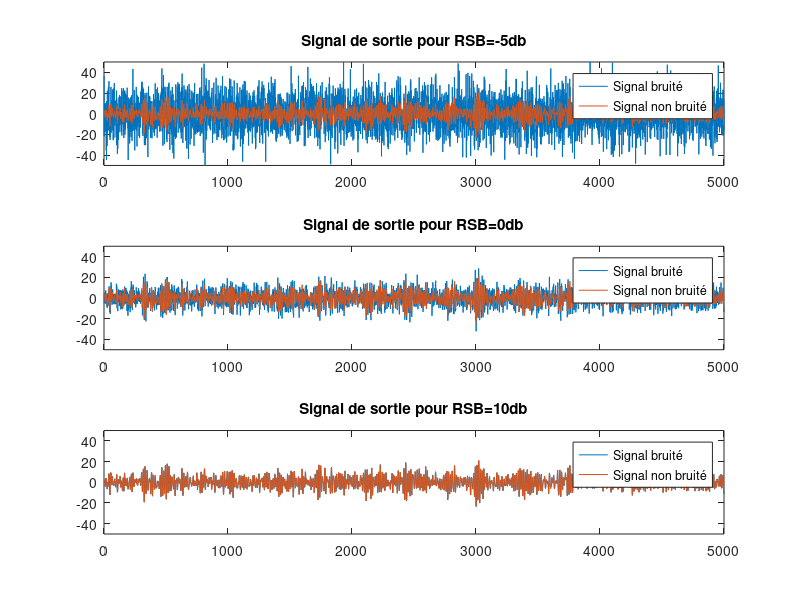
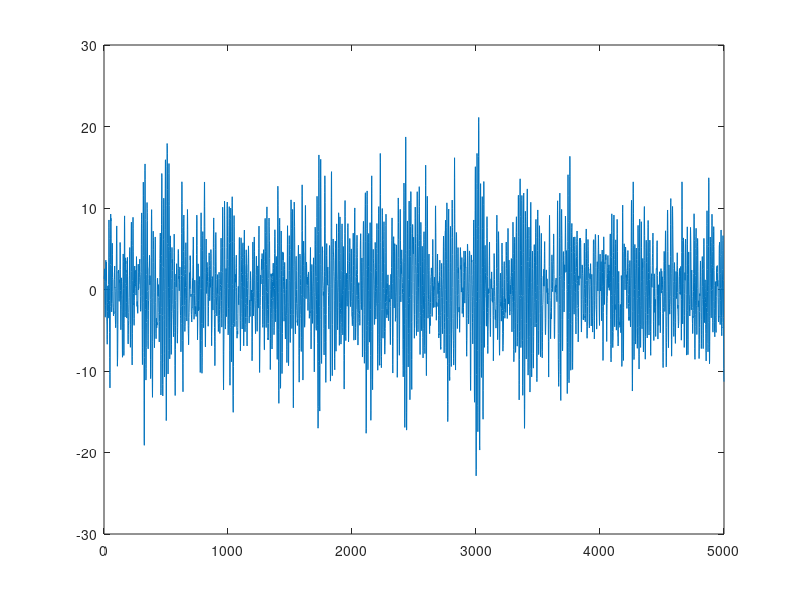
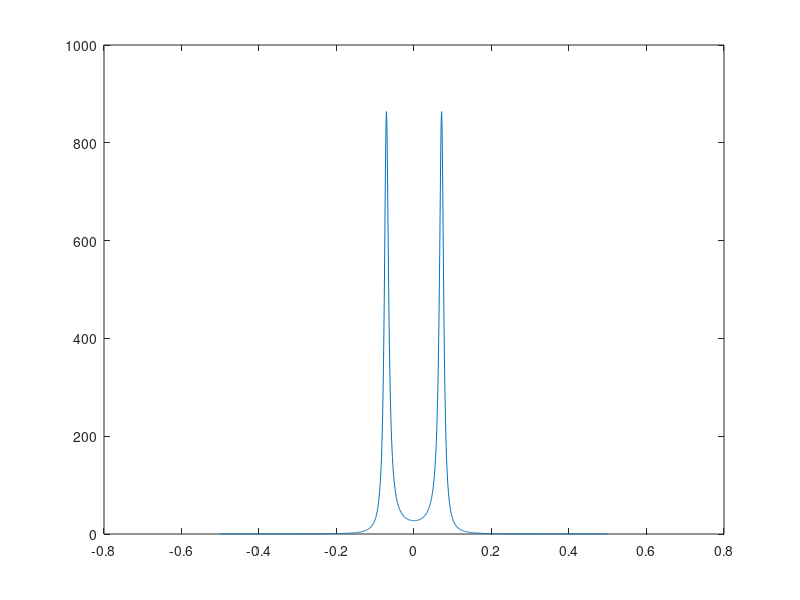

Write MATLAB code to recreate these figures, in order.
clear all
close all
clc

%p=10;

%Mdl = arima('Constant',0.5,'AR',{0.7 0.25},'Variance',.1);

%rng(5)
%Y = simulate(Mdl,50);



%% nouveau

p=4;
N=5000;
nfft=1024;

RSB=[-5 0 10];

f= -1/2:1/nfft:1/2-1/nfft;

x=randn(N,1);

R1=0,95;
R2=0.96;
theta1=pi/3;
theta2=pi/7;

p1 = R1*exp(-i*theta1);
p2 = R1*exp(i*theta1);

p3 = R2*exp(-i*theta2);
p4 = R2*exp(i*theta2);

B = [1, -(p1+p2+p3+p4), (p1+p2)*(p3+p4)+p1*p2+p3*p4, -(p1*p2*(p3+p4)+p3*p4*(p1+p2)), p1*p2*p3*p4];
A = [1];
signal_sortie=filter(1,B,x);

moyenne=mean(abs(signal_sortie));
amplitude_bruit=moyenne*(10.^(-RSB/10))
bruit_5db=amplitude_bruit(1)*randn(length(signal_sortie),1);
bruit0db=amplitude_bruit(2)*randn(length(signal_sortie),1);
bruit10db=amplitude_bruit(3)*randn(length(signal_sortie),1);
figure
ylim([-50 50]);
subplot(3,1,1),plot(signal_sortie+bruit_5db);
title('Signal de sortie pour RSB=-5db');
hold on,plot(signal_sortie),legend('Signal bruité','Signal non bruité');
ylim([-50 50]);
subplot(3,1,2),plot(signal_sortie+bruit0db);
title('Signal de sortie pour RSB=0db');
hold on,plot(signal_sortie),legend('Signal bruité','Signal non bruité');;
ylim([-50 50]);
subplot(3,1,3),plot(signal_sortie+bruit10db);
title('Signal de sortie pour RSB=10db');
hold on,plot(signal_sortie),legend('Signal bruité','Signal non bruité');;
ylim([-50 50]);

fft_signal= fftshift(abs(fft(signal_sortie,nfft)));
spectre_puissance= abs(fft_signal).^2/nfft;
w=2*pi*f;
H=freqz(A,B,w);
dsp=abs(H).^2; %*var^2

figure
plot(signal_sortie);
figure
plot(f, dsp);